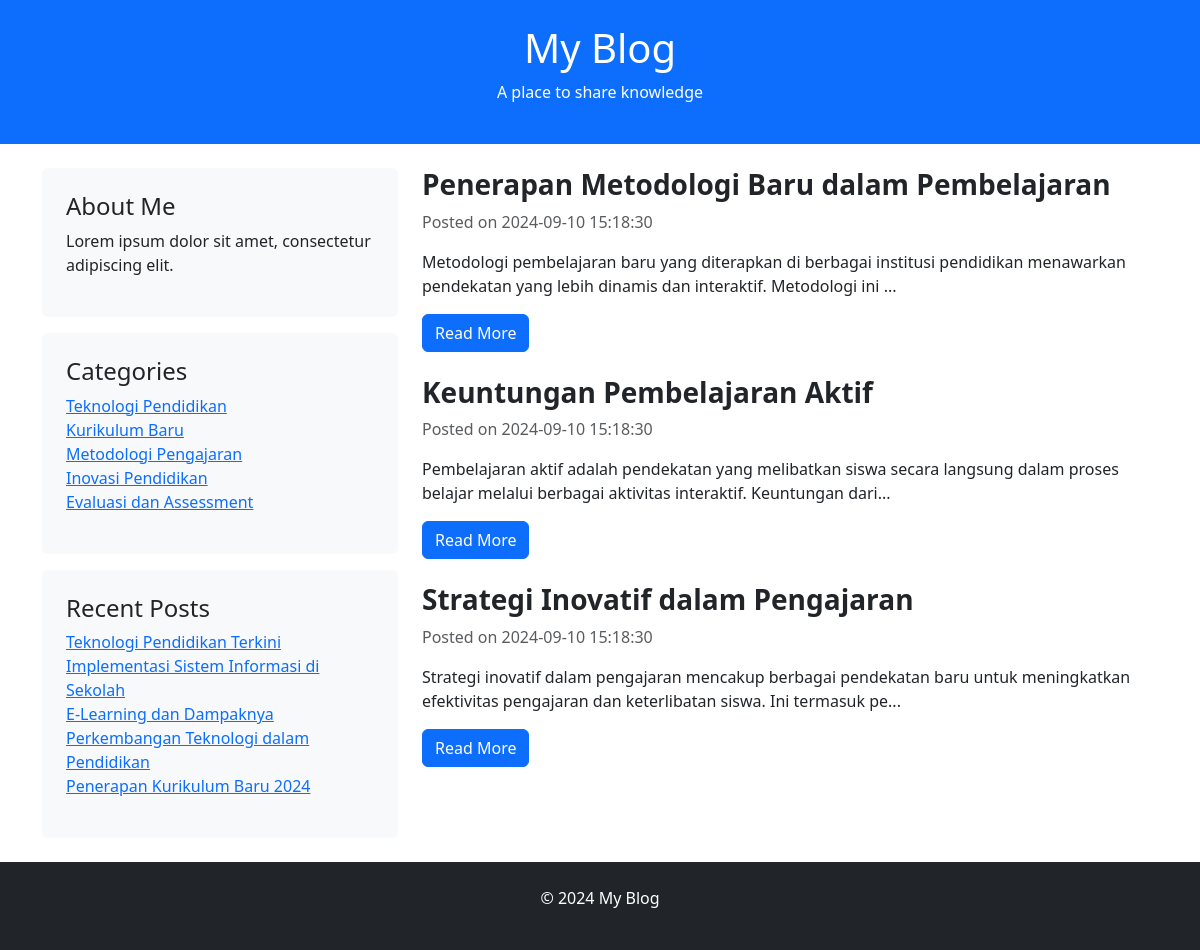
Screenshot of /category.php?id=3 with the database file from the repository.
### tables this page shows
CREATE TABLE `settings` (
  `id` int(11) NOT NULL,
  `title` varchar(100) DEFAULT NULL,
  `slogan` varchar(255) DEFAULT NULL,
  `footer` text DEFAULT NULL
);

CREATE TABLE `categories` (
  `id` int(11) NOT NULL,
  `name` varchar(100) DEFAULT NULL
);

CREATE TABLE `posts` (
  `id` int(11) NOT NULL,
  `title` varchar(255) DEFAULT NULL,
  `content` text DEFAULT NULL,
  `category_id` int(11) DEFAULT NULL,
  `created_at` timestamp NOT NULL DEFAULT current_timestamp()
);

### category.php (the view, shortened to what this page needs)
<?php
include 'db.php';
if (isset($_GET['id'])) {
    $category_id = intval($_GET['id']);
    $categoryQuery = "SELECT * FROM categories WHERE id = $category_id";
    $categoryResult = mysqli_query($conn, $categoryQuery);
    if (mysqli_num_rows($categoryResult) > 0) {
        $postsQuery = "SELECT * FROM posts WHERE category_id = $category_id ORDER BY created_at DESC";
        $postsResult = mysqli_query($conn, $postsQuery);
    } else {
        echo "Category not found!";
        exit;
    }
} else {
    echo "No category ID provided!";
    exit;
}
?>
<!DOCTYPE html>
<html lang="en">
<head>
    <link href="https://cdn.jsdelivr.net/npm/bootstrap@5.3.0-alpha1/dist/css/bootstrap.min.css" rel="stylesheet">
</head>
<body>
    <header class="bg-primary text-white text-center py-4">
        <?php
        $settingsQuery = "SELECT * FROM settings LIMIT 1";
        $settingsResult = mysqli_query($conn, $settingsQuery);
        $settings = mysqli_fetch_assoc($settingsResult);
        ?>
        <h1><?php echo $settings['title']; ?></h1>
        <p><?php echo $settings['slogan']; ?></p>
    </header>
    <div class="container mt-4">
        <div class="row">
            <aside class="col-md-4">
                <div class="p-4 bg-light rounded">
                    <h4>About Me</h4>
                    <p>Lorem ipsum dolor sit amet, consectetur adipiscing elit.</p>
                </div>
                <div class="p-4 mt-3 bg-light rounded">
                    <h4>Categories</h4>
                    <ul class="list-unstyled">
                        <?php
                        $categoriesQuery = "SELECT * FROM categories";
                        $categoriesResult = mysqli_query($conn, $categoriesQuery);
                        while ($category = mysqli_fetch_assoc($categoriesResult)) {
                            echo "<li><a href='category.php?id={$category['id']}'>{$category['name']}</a></li>";
                        }
                        ?>
                    </ul>
                </div>
                <div class="p-4 mt-3 bg-light rounded">
                    <h4>Recent Posts</h4>
                    <ul class="list-unstyled">
                        <?php
                        $recentPostsQuery = "SELECT id, title FROM posts ORDER BY created_at DESC LIMIT 5";
                        $recentPostsResult = mysqli_query($conn, $recentPostsQuery);
                        while ($recentPost = mysqli_fetch_assoc($recentPostsResult)) {
                            echo "<li><a href='post.php?id={$recentPost['id']}'>{$recentPost['title']}</a></li>";
                        }
                        ?>
                    </ul>
                </div>
            </aside>
            <main class="col-md-8">
                <?php
                if (mysqli_num_rows($postsResult) > 0) {
                    while ($post = mysqli_fetch_assoc($postsResult)) {
                        echo "
                        <div class='mb-4'>
                            <h3 class='fw-bold'>{$post['title']}</h3>
                            <p class='text-muted'>Posted on {$post['created_at']}</p>
                            <p>" . substr($post['content'], 0, 150) . "...</p>
                            <a href='post.php?id={$post['id']}' class='btn btn-primary'>Read More</a>
                        </div>
                        ";
                    }
                } else {
                    echo "<p>No posts found in this category.</p>";
                }
                ?>
            </main>
        </div>
    </div>
    <footer class="bg-dark text-white text-center py-4 mt-4">
        <p><?php echo $settings['footer']; ?></p>
    </footer>
</body>
</html>

### rows the page displays
settings: title "My Blog", slogan "A place to share knowledge", footer "© 2024 My Blog"
categories: name "Teknologi Pendidikan"
categories: name "Kurikulum Baru"
categories: name "Metodologi Pengajaran"
categories: name "Inovasi Pendidikan"
categories: name "Evaluasi dan Assessment"
posts: title "Teknologi Pendidikan Terkini"
posts: title "Implementasi Sistem Informasi di Sekolah"
posts: title "E-Learning dan Dampaknya"
posts: title "Perkembangan Teknologi dalam Pendidikan"
posts: title "Penerapan Kurikulum Baru 2024"
posts: title "Penerapan Metodologi Baru dalam Pembelajaran", created_at "2024-09-10 15:18:30", content "Metodologi pembelajaran baru yang diterapkan di berbagai institusi pendidikan menawarkan pendekatan yang lebih dinamis dan interaktif. Metodologi ini"
posts: title "Keuntungan Pembelajaran Aktif", created_at "2024-09-10 15:18:30", content "Pembelajaran aktif adalah pendekatan yang melibatkan siswa secara langsung dalam proses belajar melalui berbagai aktivitas interaktif. Keuntungan dari"
posts: title "Strategi Inovatif dalam Pengajaran", created_at "2024-09-10 15:18:30", content "Strategi inovatif dalam pengajaran mencakup berbagai pendekatan baru untuk meningkatkan efektivitas pengajaran dan keterlibatan siswa. Ini termasuk pe"
